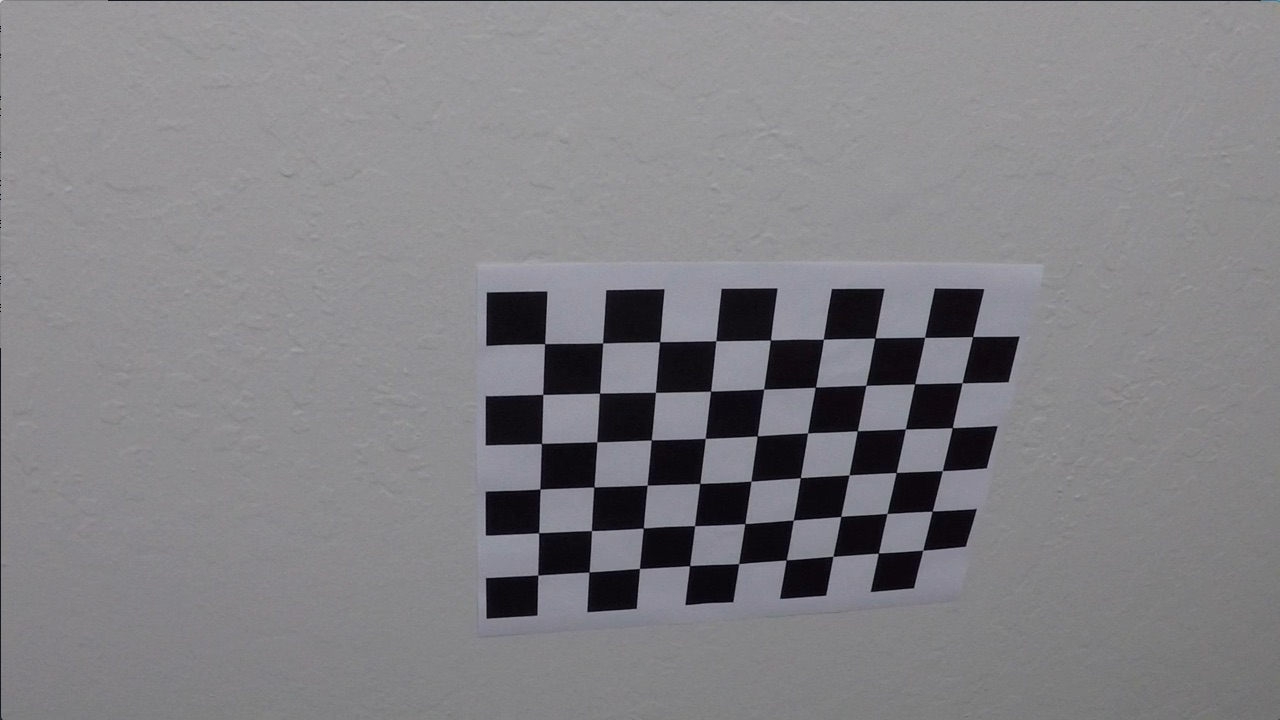
#> input picture camera_cal/calibration10.jpg, 1280 x 720 px; its folder holds only this picture in this run
$ jupyter execute --allow-errors advanced_lane_finding.ipynb   (shell and % lines are left out)   (older library calls are emulated)
#> lines starting #> are read from the running program, lines starting #| are printed output that depends on the picture; after the words box and inside, x2 and y2 are one past the last pixel; in counts of white or black regions, pixels touching at a corner belong together
# Self-Driving Car Engineer Nanodegree

## **Advanced Lane Finding on the Road**

---

## Overview

In this project, your goal is to write a software pipeline to identify the lane boundaries in a video from a front-facing camera on a car. The camera calibration images, test road images, and project videos are available in the [project repository](https://github.com/miguelangel/sdc--advanced-lane-finding).

In addition to implementing code, there is a brief writeup to complete. The writeup should be completed in a separate file, which can be either a markdown file or a pdf document. A great writeup should include the [rubric](https://review.udacity.com/#!/rubrics/571/view) points as well as your description of how you addressed each point. You should include a detailed description of the code used in each step (with line-number references and code snippets where appropriate) and links to other supporting documents or external references. You should also include images in your writeup to illustrate how your code works.

## Goals/Steps

The goals / steps of this project are the following:
* Import and initialize the packages needed in the project
* Compute the camera calibration matrix and distortion coefficients given a set of chessboard images.
* Apply a distortion correction to raw images.
* Use color transforms, gradients, etc., to create a thresholded binary image.
* Apply a perspective transform to rectify binary image ("birds-eye view").
* Detect lane pixels and fit to find the lane boundary.
* Determine the curvature of the lane and vehicle position with respect to center.
* Warp the detected lane boundaries back onto the original image.
* Output visual display of the lane boundaries and numerical estimation of lane curvature and vehicle position.
* Run pipeline in a video.

### Step 0: Import and initialize the packages needed in the project

[cell 1]
import cv2
import glob
import matplotlib.pyplot as plt
from matplotlib.patches import Polygon
import numpy as np

from moviepy.editor import VideoFileClip
from IPython.display import HTML

### Step 1: Compute the camera calibration using chessboard images

[cell 2]
def calibrate_camera(images, nx=9, ny=6):
    # Prepare object points, like (0,0,0), (1,0,0), (2,0,0) ....,(6,5,0)
#> called with nx = 9, ny = 6
    objp = np.zeros((nx * ny, 3), np.float32)
    objp[:,:2] = np.mgrid[0:nx, 0:ny].T.reshape(-1, 2)

    # Arrays to store object points and image points from all the images.
    objpoints = [] # 3d points in real world space
    imgpoints = [] # 2d points in image plane.

    # Step through the list and search for chessboard corners
    img = None
    for fname in images:
        img = cv2.imread(fname)
#> img is the input picture: shape (720, 1280, 3); mean B, G, R 133.1, 129.4, 130.2
        gray = cv2.cvtColor(img, cv2.COLOR_RGB2GRAY)

        # Find the chessboard corners
        ret, corners = cv2.findChessboardCorners(gray, (nx, ny), None)
#> ret = True; corners = 54 rows, first 8: [544.7, 343.6], [602.6, 342.9], [659.6, 341.7], [716, 340.7], [770.5, 340], [823.4, 339.2], [874.8, 338.1], [924.6, 337.3]

        # If found, add object points, image points
        if ret == True:
            objpoints.append(objp)
            imgpoints.append(corners)

    # Camera calibration, given object points, image points, and the shape of the grayscale image
    ret, mtx, dist, rvecs, tvecs = cv2.calibrateCamera(objpoints, imgpoints, gray.shape[::-1], None, None)
#> ret = 0.402; mtx = [[1215.1, 0, 674.3], [0, 1227, 357.1], [0, 0, 1]]; dist = [[-0.887, 13.5, -0.00382, -0.00756, -85.37]]; rvecs = ([0.506, -0.211, 0.0337],); tvecs = ([-2.2, -0.223, 20.53],)

    return ret, mtx, dist, rvecs, tvecs

# Make a list of calibration images
images = glob.glob('./camera_cal/calibration*.jpg')

ret, mtx, dist, rvecs, tvecs = calibrate_camera(images)
#> ret = 0.402; mtx = [[1215.1, 0, 674.3], [0, 1227, 357.1], [0, 0, 1]]; dist = [[-0.887, 13.5, -0.00382, -0.00756, -85.37]]; rvecs = ([0.506, -0.211, 0.0337],); tvecs = ([-2.2, -0.223, 20.53],)

### Step 2: Apply a distortion correction to raw images

[cell 3]
# Undistort a test image
img = cv2.imread('./camera_cal/calibration1.jpg')

#> (the rest of this cell did not finish here and is left out)

### Step 3: Use color transforms, gradients, etc., to create a thresholded binary image.

In this step, we will define funtions to calculate several gradient measurements (x, y, magnitude, direction and color).

Then, we will combine all the previously calculated thresholds to isolate lane-line pixels.

[cell 4]
# Load a test image, convert to RGB and undistort it
img = cv2.imread('./test_images/test1.jpg')
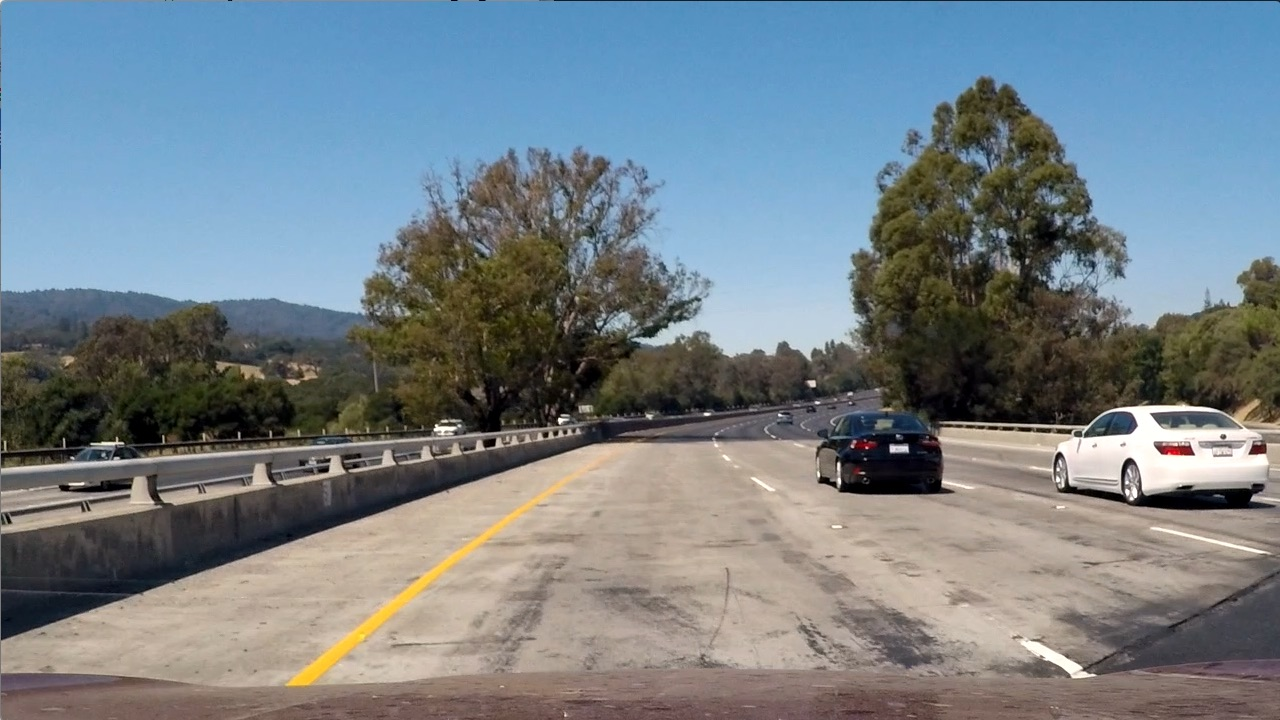
#> input picture test_images/test1.jpg, 1280 x 720 px
#> img is the input picture: shape (720, 1280, 3); mean B, G, R 135.5, 128.7, 117.5
img = cv2.cvtColor(img, cv2.COLOR_BGR2RGB)
img = cv2.undistort(img, mtx, dist, None, mtx)

#### Step 3.1: Calculate directional gradient

[cell 5]
def abs_sobel_thresh(img, orient='x', sobel_kernel=3, thresh=(0, 255)):
    # Convert to grayscale
#> called with orient = 'x', sobel_kernel = 15, thresh = (30, 100)
    gray = cv2.cvtColor(img, cv2.COLOR_RGB2GRAY)

    # Apply x or y gradient with the OpenCV Sobel() function
    # and take the absolute value
    if orient == 'x':
        abs_sobel = np.absolute(cv2.Sobel(gray, cv2.CV_64F, 1, 0, sobel_kernel))
    if orient == 'y':
        abs_sobel = np.absolute(cv2.Sobel(gray, cv2.CV_64F, 0, 1, sobel_kernel))

    # Rescale back to 8 bit integer
    scaled_sobel = np.uint8(255*abs_sobel/np.max(abs_sobel))

    # Create a copy and apply the threshold
    binary_output = np.zeros_like(scaled_sobel)

    # Here I'm using inclusive (>=, <=) thresholds, but exclusive is ok too
    binary_output[(scaled_sobel >= thresh[0]) & (scaled_sobel <= thresh[1])] = 1

    # Return the result
    return binary_output

[cell 6]
# Run the function
grad_x = abs_sobel_thresh(img, orient='x', sobel_kernel=15, thresh=(30, 100))
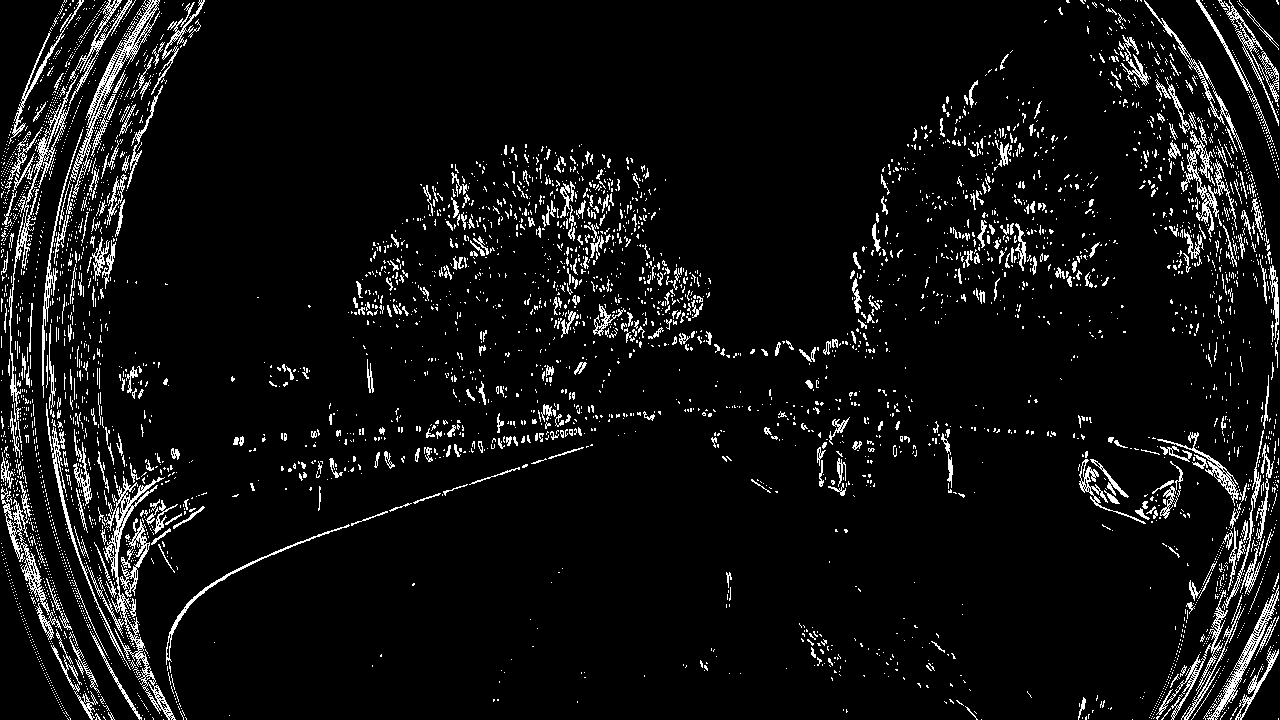
#> grad_x: shape (720, 1280); values 0 (black) and 1 (white), 6.5% white in thin lines or dots

[cell 7]
# Run the function
grad_y = abs_sobel_thresh(img, orient='y', sobel_kernel=15, thresh=(30, 100))
#> grad_y: shape (720, 1280); values 0 (black) and 1 (white), 7% white in thin lines or dots

#### Step 3.2: Calculate gradient magnitude

[cell 8]
# Define a function that applies Sobel x and y,
# then computes the magnitude of the gradient
# and applies a threshold
def mag_thres(img, sobel_kernel=3, thresh=(0, 255)):
    # Convert to grayscale

#> called with sobel_kernel = 15, thresh = (70, 100)
    gray = cv2.cvtColor(img, cv2.COLOR_RGB2GRAY)
    # Take both Sobel x and y gradients
    sobelx = cv2.Sobel(gray, cv2.CV_64F, 1, 0, ksize=sobel_kernel)
    sobely = cv2.Sobel(gray, cv2.CV_64F, 0, 1, ksize=sobel_kernel)
    # Calculate the gradient magnitude
    gradmag = np.sqrt(sobelx**2 + sobely**2)
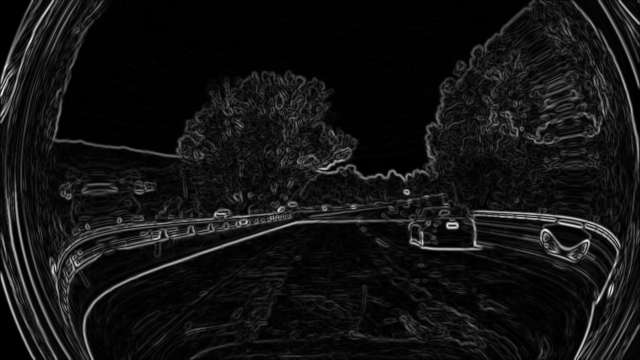
#> gradmag: shape (720, 1280) float64 (shown at 1/2 size); min 0, max 5.84e+09, mean 442783494.5; drawn with min black and max white
    # Rescale to 8 bit
    scale_factor = np.max(gradmag)/255
#> scale_factor = 22896124.2
    gradmag = (gradmag/scale_factor).astype(np.uint8)
    # Create a binary image of ones where threshold is met, zeros otherwise
    binary_output = np.zeros_like(gradmag)
    binary_output[(gradmag >= thresh[0]) & (gradmag <= thresh[1])] = 1

    # Return the binary image
    return binary_output

[cell 9]
# Run the function
mag_binary = mag_thres(img, sobel_kernel=15, thresh=(70, 100))
#> mag_binary: shape (720, 1280); values 0 (black) and 1 (white), 2.9% white in thin lines or dots

#### Step 3.3: Calculate gradient direction

[cell 10]
# Define a function that applies Sobel x and y,
# then computes the direction of the gradient
# and applies a threshold.
def dir_thresh(img, sobel_kernel=9, thresh=(0, np.pi/2)):
    # Grayscale
#> called with sobel_kernel = 15, thresh = (0.7, 1.3)
    gray = cv2.cvtColor(img, cv2.COLOR_RGB2GRAY)

    # Calculate the x and y gradients
    sobelx = cv2.Sobel(gray, cv2.CV_64F, 1, 0, ksize=sobel_kernel)
    sobely = cv2.Sobel(gray, cv2.CV_64F, 0, 1, ksize=sobel_kernel)

    # Take the absolute value of the gradient direction,
    # apply a threshold, and create a binary image result
    absgraddir = np.arctan2(np.absolute(sobely), np.absolute(sobelx))
    binary_output =  np.zeros_like(absgraddir)
    binary_output[(absgraddir >= thresh[0]) & (absgraddir <= thresh[1])] = 1

    # Return the binary image
    return binary_output

[cell 11]
# Run the function
dir_binary = dir_thresh(img, sobel_kernel=15, thresh=(0.7, 1.3))
#> dir_binary: shape (720, 1280) float64; values 0 (black) and 1 (white), 36.6% white; 7656 white regions (6515 under 20 px), largest, box (x1, y1, x2, y2) and area: (118, 389, 656, 719) 42734, (860, 440, 1237, 719) 28299, (120, 1, 504, 371) 27259

### Step 3.4: Calculate color threshold

[cell 12]
def col_thresh(img, thresh=(170, 255)):
    # HLS
#> called with thresh = (170, 255)
    hls = cv2.cvtColor(img, cv2.COLOR_RGB2HLS)
#> hls: shape (720, 1280, 3); mean of channels 0, 1, 2 52.7, 116.9, 67.4

    # Select S channel because it is usually the best performant
    # for this task. R channel also performs similarly.
    s_channel = hls[:,:,2]

    binary_output = np.zeros_like(s_channel)
    binary_output[(s_channel >= thresh[0]) & (s_channel <= thresh[1])] = 1

    # Return the binary image
    return binary_output

[cell 13]
# Run the function
col_binary = col_thresh(img, thresh=(170, 255))
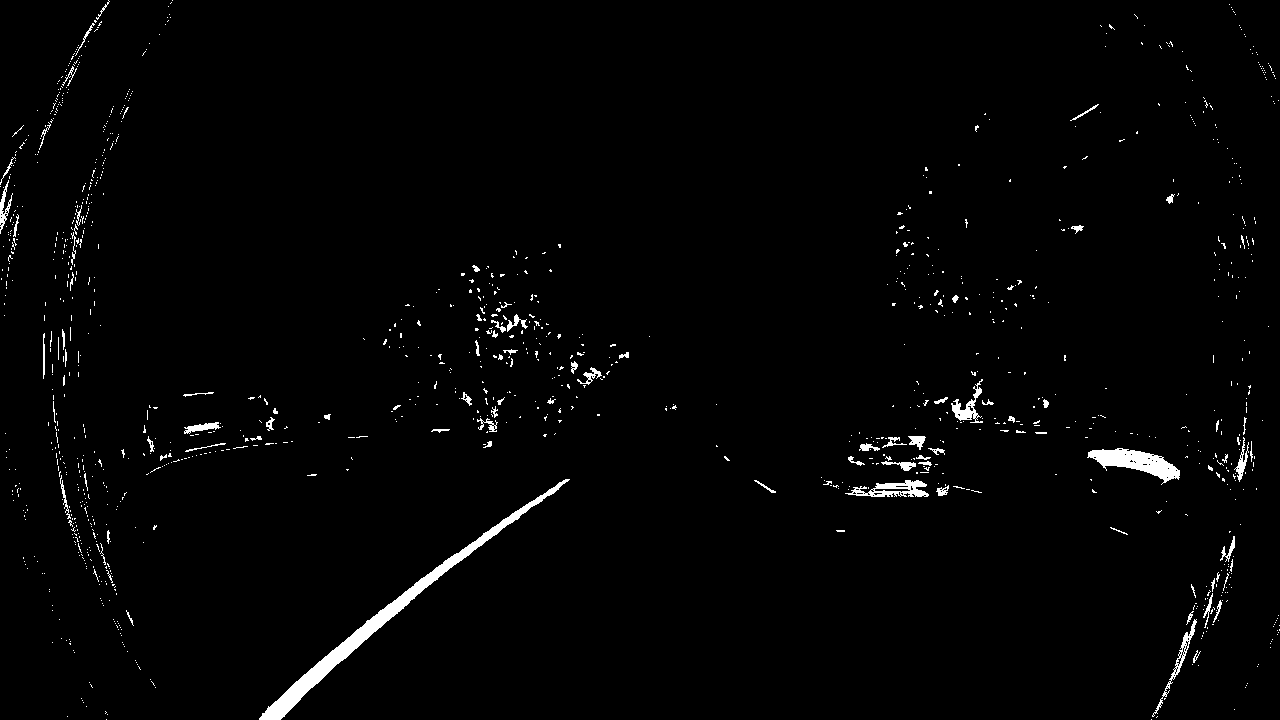
#> col_binary: shape (720, 1280); values 0 (black) and 1 (white), 1.7% white; 1203 white regions (1113 under 20 px), largest, box (x1, y1, x2, y2) and area: (259, 479, 570, 720) 4173, (1087, 448, 1180, 485) 1524, (845, 480, 929, 497) 722
#> (the rest of the program and of its run is left out)
